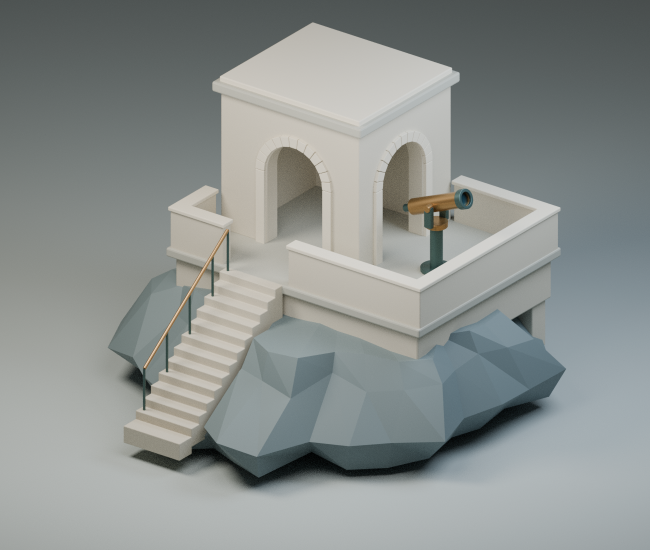
#> input picture docs/studies/004/assets/beauty.png, 1300 x 1100 px, found by its file name (shown at 1/2 size); its folder holds 4 pictures in this run
$ python make_contact_sheet.py
#> lines starting #> are read from the running program, lines starting #| are printed output that depends on the picture
from PIL import Image,ImageDraw,ImageFont
from pathlib import Path
r=Path(__file__).resolve().parents[1]/'dist/assets'
views=[('beauty','01 / DAYLIGHT'),('front','02 / FRONT ORTHOGRAPHIC'),('side','03 / SIDE ORTHOGRAPHIC'),('top','04 / PLAN'),('rear','05 / REAR'),('entry','06 / ARCH / THRESHOLD')]
out=Image.new('RGB',(1500,1110),'#e9ede6');d=ImageDraw.Draw(out)
#> after `out = Image.new('RGB', (1500, 1110), '#e9ede6')`:
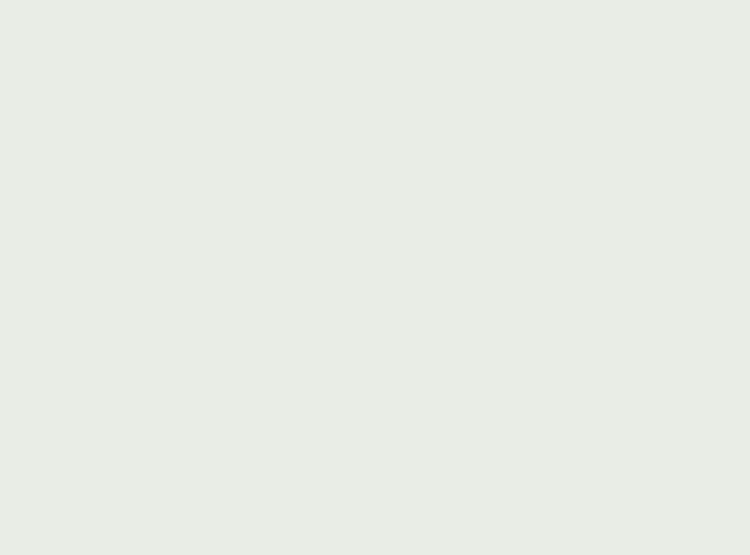
#> out: PIL image 1500x1110 RGB (shown at 1/2 size); mean R, G, B 233, 237, 230
for i,(name,label) in enumerate(views):
 im=Image.open(r/(name+'.png')).convert('RGB');im.thumbnail((480,470));x=(i%3)*500+(500-im.width)//2;y=(i//3)*550+45+(470-im.height)//2;out.paste(im,(x,y));d.text(((i%3)*500+20,(i//3)*550+15),label,fill='#263d3d')
#> after `im.thumbnail((480, 470))`:
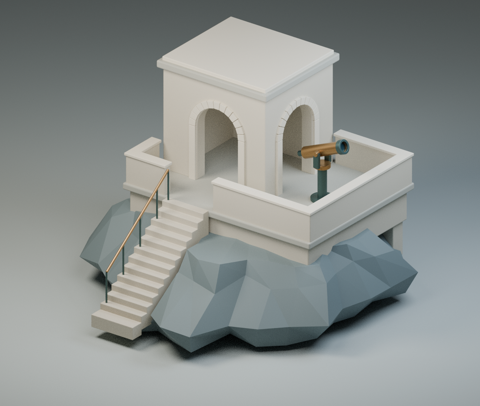
#> im: PIL image 480x406 RGB; mean R, G, B 139, 144, 142
#> after `x = i % 3 * 500 + (500 - im.width) // 2`: x = 10
#> after `y = i // 3 * 550 + 45 + (470 - im.height) // 2`: y = 77
#> after `out.paste(im, (x, y))`:
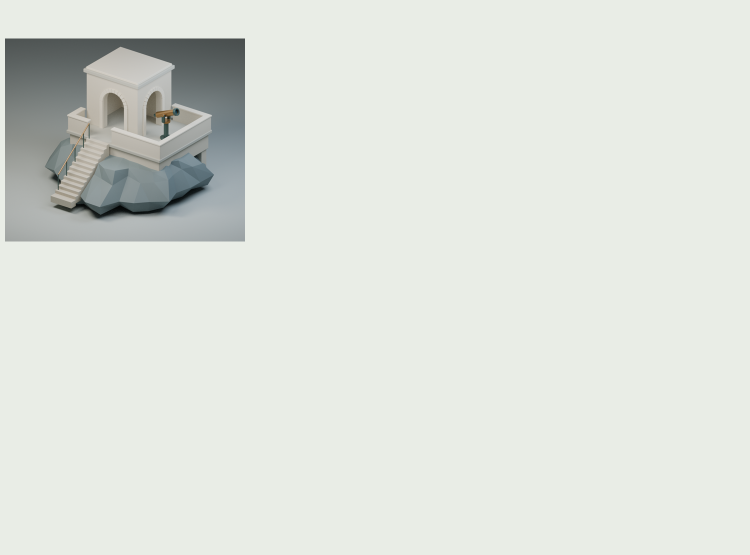
#> out: PIL image 1500x1110 RGB (shown at 1/2 size); mean R, G, B 222, 226.1, 219.7
#> (the run stopped early here; a loop or call above may not have finished)
